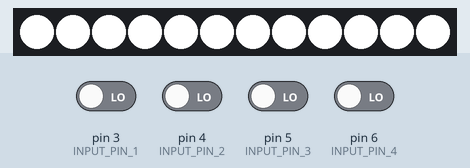
Simulated run of this sketch. Board: Arduino Uno, built with avr-gcc and run on an emulated ATmega328P. Shown: 12 RGB LEDs in strip order, left to right. The test bench sets the inputs (shaded band); at power-on: pin 3 (INPUT_PIN_1), pin 4 (INPUT_PIN_2), pin 5 (INPUT_PIN_3), pin 6 (INPUT_PIN_4) LOW. Dim RGB values are drawn brighter than linear; what the sketch prints to the serial monitor is not drawn.

Above: at 0.1 s.
3.3 s: pin 3 (INPUT_PIN_1) driven HIGH
At 3.8 s:
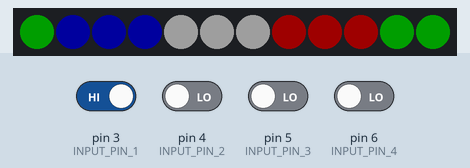
4.8 s: pin 3 (INPUT_PIN_1) driven LOW and pin 4 (INPUT_PIN_2) driven HIGH
At 6.0 s:
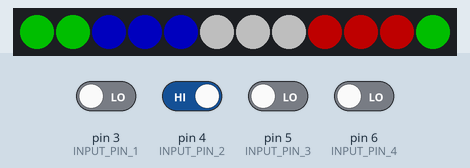
6.3 s: pin 4 (INPUT_PIN_2) driven LOW and pin 5 (INPUT_PIN_3) driven HIGH
At 7.3 s:
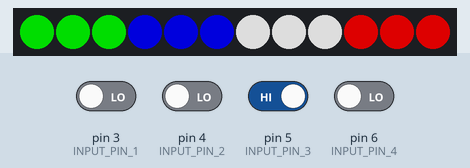
Timing chart, 0 to 9.3 s (numbered marks = the images above; inputs shaded):
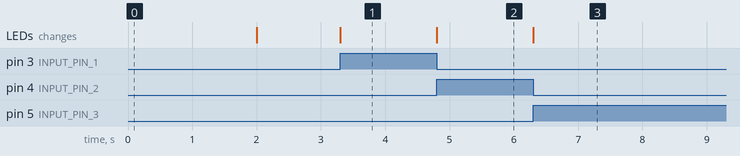

The sketch:

NeoPixelViaCom.ino
```cpp
#include <Adafruit_NeoPixel.h>
#define PIN 7

int PIXEL_COUNT = 12;
int PIXEL_ROTATION = 0;
int BOTTOM_PIXEL = 7;
int INPUT_PIN_1 = 3;
int INPUT_PIN_2 = 4;
int INPUT_PIN_3 = 5;
int INPUT_PIN_4 = 6;

int rotation_offset = 0;
int new_rotation_offset =0;
int val_1 = 0;
int val_2 = 0;
int val_3 = 0;
int val_4 = 0;
uint32_t colorBottom = 0;
uint32_t colorLeft = 0;
uint32_t colorTop = 0;
uint32_t colorRight = 0;
bool hasNewColor = false;

// Später durch die Setuproutine vom PC
int BRIGHTNESS = 100;

// Byte 00000001
// - Pixel Index
// - Pixel R
// - Pixel G
// - Pixel B

// Parameter 1 = number of pixels in strip
// Parameter 2 = Arduino pin number (most are valid)
// Parameter 3 = pixel type flags, add together as needed:
//   NEO_KHZ800  800 KHz bitstream (most NeoPixel products w/WS2812 LEDs)
//   NEO_KHZ400  400 KHz (classic 'v1' (not v2) FLORA pixels, WS2811 drivers)
//   NEO_GRB     Pixels are wired for GRB bitstream (most NeoPixel products)
//   NEO_RGB     Pixels are wired for RGB bitstream (v1 FLORA pixels, not v2)
Adafruit_NeoPixel strip = Adafruit_NeoPixel(PIXEL_COUNT, PIN, NEO_GRB + NEO_KHZ800);

byte incomingByte = 0;

void setup(){
  Serial.begin(9600);

  colorBottom = strip.Color(255,0,0);
  colorRight = strip.Color(0,255,0);
  colorTop = strip.Color(0,0,255);
  colorLeft = strip.Color(255,255,255);

  pinMode(INPUT_PIN_1, INPUT);
  pinMode(INPUT_PIN_2, INPUT);
  pinMode(INPUT_PIN_3, INPUT);
  pinMode(INPUT_PIN_4, INPUT);

  strip.begin();

  // alle Pixel für 2 Sekunden voll weiß
  ShowColorOnAll(255,255,255);
  delay(2000);

  // alle Pixel aus
  ShowColorOnAll(0,0,0);
}

void loop(){

  val_1 = digitalRead(INPUT_PIN_1);
  val_2 = digitalRead(INPUT_PIN_2);
  val_3 = digitalRead(INPUT_PIN_3);
  val_4 = digitalRead(INPUT_PIN_4);

  if (val_1 == 1){
    new_rotation_offset = 1;
    BRIGHTNESS = 30;
  }
  else if(val_2 == 1){
    new_rotation_offset = 2;
    BRIGHTNESS = 80;
  }
  else if(val_3 == 1){
    new_rotation_offset = 3;
    BRIGHTNESS = 150;
  }
  else if(val_4 == 1){
    new_rotation_offset = 4;
    BRIGHTNESS = 255;
  }

  // TODO: Durch Setupbyte vom PC setzen und anwenden
  strip.setBrightness(BRIGHTNESS);

  if(new_rotation_offset != rotation_offset || hasNewColor){
    rotation_offset = new_rotation_offset;
    Serial.write(rotation_offset);

    SetBottom();
    SetLeft();
    SetTop();
    SetRight();

    strip.show();
    hasNewColor = false;
  }

  if (Serial.available() > 0){
    incomingByte = Serial.read();
    if (incomingByte == B00000001){

      while (Serial.available() == 0){
      }
      int r = Serial.parseInt();
      while (Serial.available() == 0){
      }
      int g = Serial.parseInt();
      while (Serial.available() == 0){
      }
      int b = Serial.parseInt();

      colorBottom = strip.Color(r,g,b);
      hasNewColor = true;
    }
    else if (incomingByte == B00000010){

      while (Serial.available() == 0){
      }
      int r = Serial.parseInt();
      while (Serial.available() == 0){
      }
      int g = Serial.parseInt();
      while (Serial.available() == 0){
      }
      int b = Serial.parseInt();

      colorLeft = strip.Color(r,g,b);
      hasNewColor = true;
    }
    else if (incomingByte == B00000011){

      while (Serial.available() == 0){
      }
      int r = Serial.parseInt();
      while (Serial.available() == 0){
      }
      int g = Serial.parseInt();
      while (Serial.available() == 0){
      }
      int b = Serial.parseInt();

      colorTop = strip.Color(r,g,b);
      hasNewColor = true;
    }
    else if (incomingByte == B00000100){

      while (Serial.available() == 0){
      }
      int r = Serial.parseInt();
      while (Serial.available() == 0){
      }
      int g = Serial.parseInt();
      while (Serial.available() == 0){
      }
      int b = Serial.parseInt();

      colorRight = strip.Color(r,g,b);
      hasNewColor = true;
    }
    incomingByte = 0;
  }

}


void ShowColorOnAll(int r, int g, int b){
  for (int i = 0; i < PIXEL_COUNT; i++){
    strip.setPixelColor(i, strip.Color(r,g,b));
  }

  strip.show();
}

void SetBottom(){
  // abhängig von der Rotation des Wahlschalters jeweils die unterste LED einschalten
  int bottom = GetBottomIndex();
  int bottomCC1 = GetIndex(bottom,-1);
  int bottomCW1 = GetIndex(bottom,1);
  strip.setPixelColor(bottom, colorBottom);
  strip.setPixelColor(bottomCC1, colorBottom);
  strip.setPixelColor(bottomCW1, colorBottom);
}

int GetIndex(int bottomIndex, int offset){
  int result = bottomIndex + offset;
  if(result < 0){
    result = result + PIXEL_COUNT;
  }
  else if(result >= PIXEL_COUNT){
    result = result - PIXEL_COUNT;
  }
  return result;
}

void SetLeft(){
  int left1 = GetIndex(GetBottomIndex(),8);
  int left2 = GetIndex(left1,1);
  int left3 = GetIndex(left2,1);
  strip.setPixelColor(left1, colorLeft);
  strip.setPixelColor(left2, colorLeft);
  strip.setPixelColor(left3, colorLeft);
}

void SetTop(){
  int top1 = GetIndex(GetBottomIndex(),5);
  int top2 = GetIndex(top1,1);
  int top3 = GetIndex(top2,1);
  strip.setPixelColor(top1, colorTop);
  strip.setPixelColor(top2, colorTop);
  strip.setPixelColor(top3, colorTop);
}

void SetRight(){
  int right1 = GetIndex(GetBottomIndex(),2);
  int right2 = GetIndex(right1,1);
  int right3 = GetIndex(right2,1);
  strip.setPixelColor(right1, colorRight);
  strip.setPixelColor(right2, colorRight);
  strip.setPixelColor(right3, colorRight);
}

int GetBottomIndex(){
  int index = BOTTOM_PIXEL + rotation_offset;
  if(index >= PIXEL_COUNT){
    index = index - PIXEL_COUNT;
  }
  else if (index < 0){
    index = index + PIXEL_COUNT;
  }
  return index;
}
```

Measured:
- after the input at 3.3 s, the LEDs: change at once (image 1)
- after the input at 4.8 s, the LEDs: change at once (image 2)
- after the input at 6.3 s, the LEDs: change at once (image 3)
